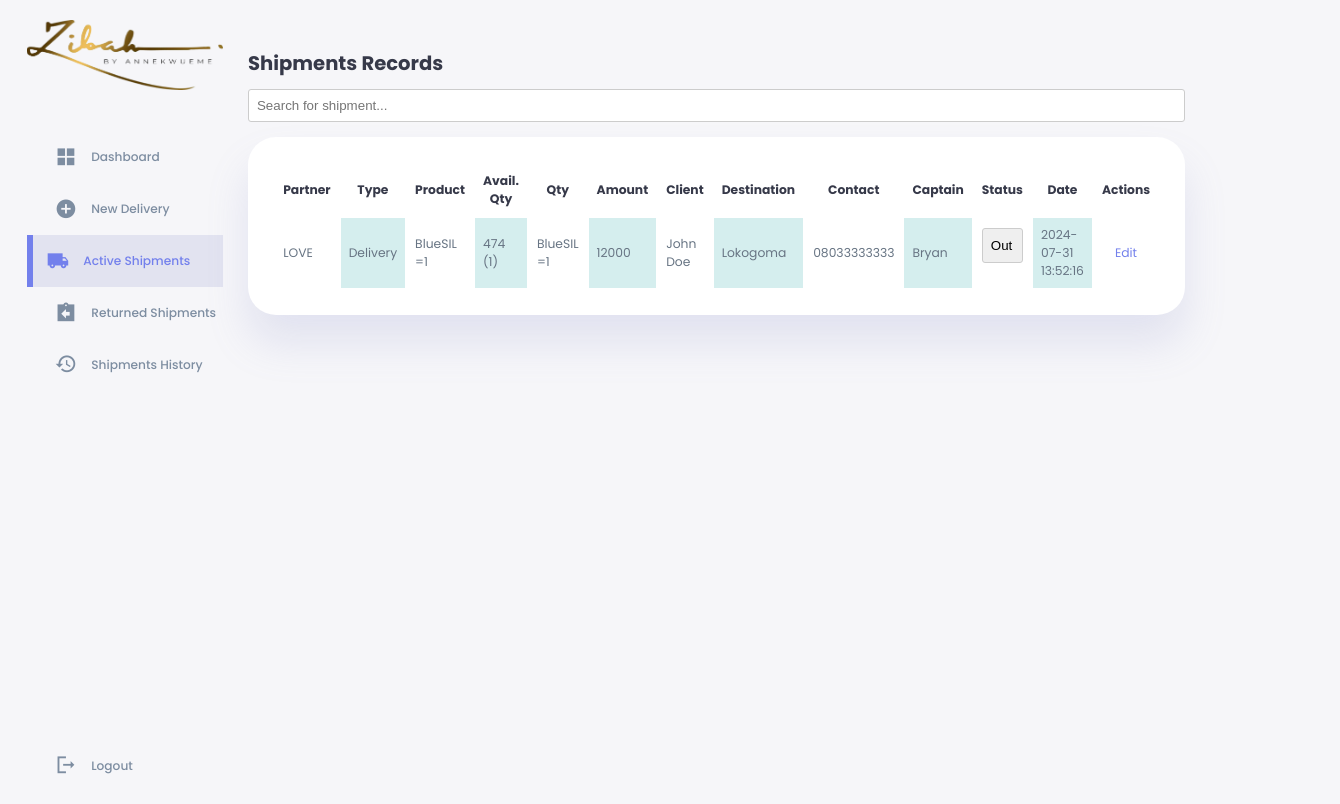
The page /records.php on the database as committed earlier.
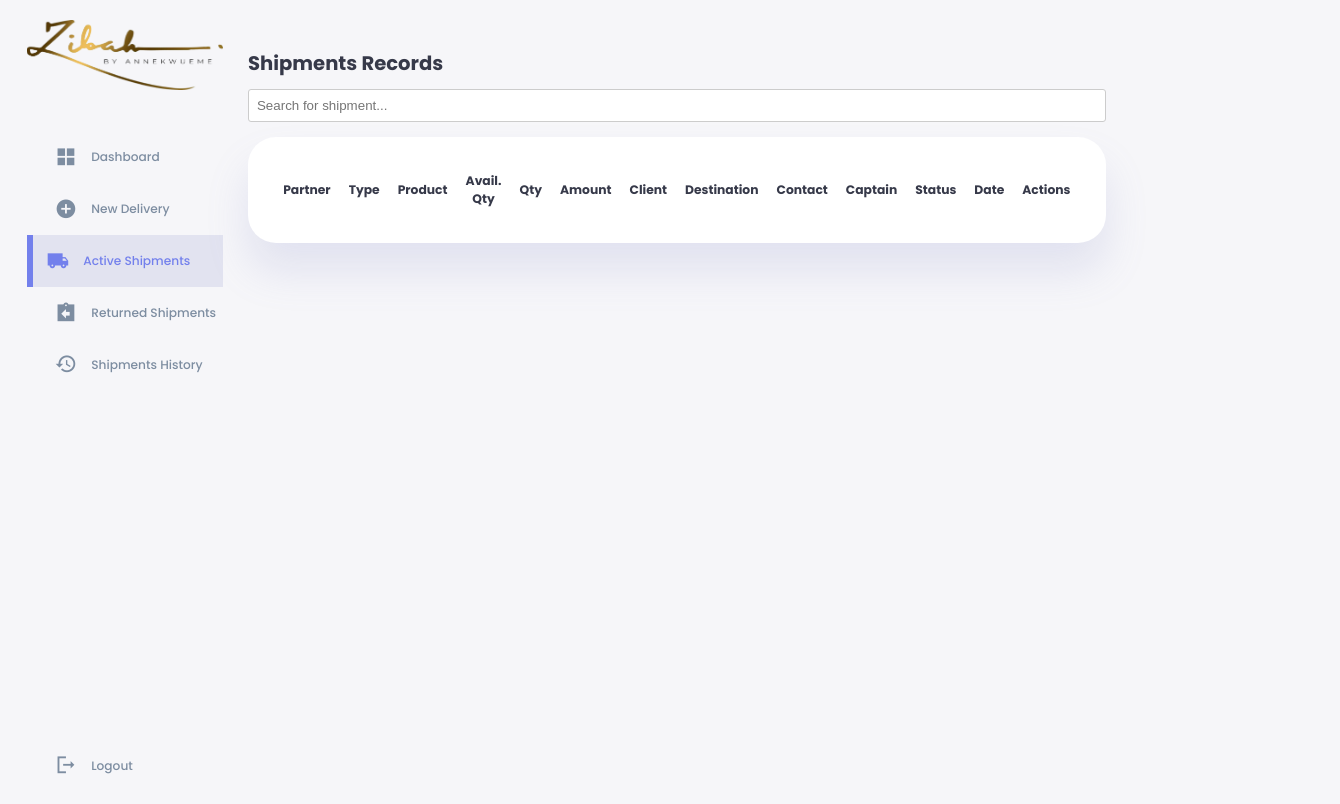
The same page on the database as committed later.
### tables this page shows
CREATE TABLE `gbigbe` (
  `id` int(11) NOT NULL,
  `partner` varchar(100) NOT NULL,
  `shipmentType` varchar(100) NOT NULL,
  `product` varchar(255) NOT NULL,
  `availableUnit` varchar(100) NOT NULL,
  `quantity` varchar(100) NOT NULL,
  `unitPrice` varchar(100) NOT NULL,
  `amount` int(100) NOT NULL,
  `customersName` varchar(100) NOT NULL,
  `SOD` varchar(100) NOT NULL,
  `destination` varchar(100) NOT NULL,
  `customerContact` varchar(100) NOT NULL,
  `captain` varchar(100) NOT NULL,
  `status` varchar(100) NOT NULL,
  `paymentMethod` varchar(100) NOT NULL,
  `date` timestamp NOT NULL DEFAULT current_timestamp() ON UPDATE current_timestamp(),
  `partnerRemitance` varchar(255) NOT NULL DEFAULT 'rara',
  `accCaptain` varchar(100) NOT NULL,
  `accPartner` varchar(100) NOT NULL,
  `partnerReward` varchar(100) NOT NULL,
  `deliveryFee` varchar(100) NOT NULL,
  `riderReward` varchar(100) NOT NULL,
  `profitReward` varchar(100) NOT NULL,
  `partnerPayStatus` varchar(100) NOT NULL,
  `captainPayStatus` varchar(100) NOT NULL,
  `returnReason` varchar(255) NOT NULL,
  `remitanceKind` varchar(100) NOT NULL DEFAULT 'NORMs',
  `payID` varchar(100) NOT NULL,
  `payID1` varchar(255) NOT NULL,
  `payID2` varchar(255) NOT NULL,
  `payID3` varchar(255) NOT NULL,
  `payID4` varchar(100) NOT NULL
);

### records.php (the view, shortened to what this page needs)
<!DOCTYPE html>
<html lang="en">
<head>
    <link rel="stylesheet" href="css/styl.css">
</head>
<body>
    <div class="container">
        <aside>
            <div class="top">
                <div class="logo">
                    <img src="./images/logo.png">
                </div>
            </div>
            <div class="sideBar">
                <a href="index.php">
                    <span class="material-icons-sharp">grid_view</span>
                    <h3>Dashboard</h3>
                </a>
                <a href="gbigbeTitun.php">
                    <span class="material-icons-sharp">add_circle</span>
                    <h3>New Delivery</h3>
                </a>
                <a href="records.php" class="active">
                    <span class="material-icons-sharp">local_shipping</span>
                    <h3>Active Shipments</h3>
                </a>
                <a href="dapada.php">
                    <span class="material-icons-sharp">assignment_return</span>
                    <h3>Returned Shipments</h3>
                </a>
                <a href="awe.php">
                    <span class="material-icons-sharp">history</span>
                    <h3>Shipments History</h3>
                </a>
                <a href="../logout.php">
                    <span class="material-icons-sharp">logout</span>
                    <h3>Logout</h3>
                </a>
            </div>
        </aside>
        <main>
            <div class="recent-sales">
                <h2>Shipments Records</h2>
                <input type="text" id="filterInput" placeholder="Search for shipment..." onkeyup="filterTable()">
                <table id="shipmentTable" style="width: 100%;">
                    <thead>
                        <tr>
                            <th>Partner</th>
                            <th>Type</th>
                            <th>Product</th>
                            <th>Avail. Qty</th>
                            <th>Qty</th>
                            <th>Amount</th>
                            <th>Client</th>
                            <th>Destination</th>
                            <th>Contact</th>
                            <th>Captain</th>
                            <th>Status</th>
                            <th>Date</th>
                            <th>Actions</th>
                        </tr>
                    </thead>
                    <tbody id="table-body">
                        <?php
                        require '../config.php';
                        $query = mysqli_query($conn, "SELECT id, partner, shipmentType, product, availableUnit, quantity, unitPrice, amount, customersName, destination, customerContact, captain, status, paymentMethod, date  FROM gbigbe WHERE status ='pending' ORDER BY partner DESC ");
                        while ($row = mysqli_fetch_array($query)) {
                            $id =$row['id'];
                            $partner = $row['partner'];
                            $shipmentType = $row['shipmentType'];
                            $product = $row['product'];
                            $availableUnit = $row['availableUnit'];
                            $quantity = $row['quantity'];
                            $amount = $row['amount'];
                            $customersName = $row['customersName'];
                            $destination = $row['destination'];
                            $customerContact = $row['customerContact'];
                            $captain = $row['captain'];
                            $status = $row['status'];
                            $date = $row['date'];
                            ?>
                        <tr>
                            <td><?php echo $partner; ?></td>
                            <td><?php echo $shipmentType; ?></td>
                            <td><?php echo $product; ?></td>
                            <td><?php echo $availableUnit; ?></td>
                            <td><?php echo $quantity; ?></td>
                            <td><?php echo $amount; ?></td>
                            <td><?php echo $customersName; ?></td>
                            <td><?php echo $destination; ?></td>
                            <td><?php echo $customerContact; ?></td>
                            <td><?php echo $captain; ?></td>
                            <td>
                                 <select class="status-dropdown" data-id="<?php echo $row['id']; ?>" data-partner="<?php echo $partner; ?>"
                                    data-product="<?php echo $product; ?>" data-quantity="<?php echo $quantity; ?>">
                                    <option value="Pending" <?php if ($status == 'Pending')
                                        echo 'selected'; ?>>Out for delivery</option>
                                </select>
                            </td>
                            <td><?php echo $date; ?></td>
                            <td><a href="tunojadase.php?rira=<?php echo urlencode($id); ?>&id=<?php echo urlencode($partner); ?>">Edit</a></td>
                        </tr>
                        <?php } ?>
                    </tbody>
                </table>
        </main>
        <div class="right">
            <div class="top">
            </div>
        </div>
    </div>
</body>
</html>

### abojuto/css/styl.css (style rules this page uses)
:root { --color-primary: #7380ec; --color-compel: #ff7782; --color-success: #41f1b6; --color-warning: #ffbb55; --color-white: #fff; --color-info-dark: #7d8da1; --color-info-light: #dce1eb; --color-dark: #363949; --color-light: rgba(132, 139, 200, 0.18); --col5or-primary-variant: #111e88; --color-dark-variant: #677483; --color-background: #f6f6f9; --card-border-radius: 2rem; --border-radius-1: 0.4rem; --border-radius-2: 0.8rem; --border-radius-3: 1.2rem; --card-padding: 1.8rem; --padding-1: 1.2rem; --box-shadow: 0 2rem 3rem var(--color-light); }
* { margin: 0; padding: 0; outline: 0; appearance: none; border: 0; text-decoration: none; list-style: none; box-sizing: border-box; }
html { font-size: 14px; }
body { width: 100vw; height: 100vh; font-family: poppins, sans-serif; font-size: 0.88rem; background: var(--color-background); user-select: none; overflow-x: hidden; color: var(--color-dark); }
.container { display: grid; width: 96%; margin: 0 auto; gap: 1.8rem; grid-template-columns: 14rem auto 23rem; }
a { color: var(--color-dark); }
img { display: block; width: 100%; }
h2 { font-size: 1.4rem; }
h3 { font-size: 0.87rem; }
aside { height: 100vh; }
aside .top { display: flex; align-items: center; justify-content: space-between; margin-top: 1.4rem; }
aside .logo { display: flex; gap: 0.8rem; }
aside .logo img { width: 14rem; height: 5rem; }
aside .sideBar { display: flex; flex-direction: column; height: 86vh; position: relative; top: 3rem; }
aside h3 { font-weight: 500; }
aside .sideBar a { display: flex; color: var(--color-info-dark); margin-left: 2rem; gap: 1rem; align-items: center; position: relative; height: 3.7rem; transition: all 300ms ease; }
aside .sideBar a span { font-size: 1.6rem; transition: all 300ms ease; }
aside .sideBar a:last-child { position: absolute; bottom: 2rem; width: 100%; }
aside .sideBar a.active { background: var(--color-light); color: var(--color-primary); margin-left: 0; }
aside .sideBar a.active::before { content: ""; width: 6px; height: 100%; background: var(--color-primary); }
aside .sideBar a.active span { color: var(--color-primary); margin-left: calc(1rem-6px); }
main { margin-top: 1.4rem; }
main .recent-sales { margin-top: 2rem; }
main .recent-sales h2 { margin-bottom: 0.8rem; }
main .recent-sales table { background: var(--color-white); width: 100%; border-radius: var(--card-border-radius); padding: var(--card-padding); text-align: center; box-shadow: var(--box-shadow); transition: all 300ms ease; }
input[type="text"], input[type="date"] { flex-basis: 33.33%; width: 100%; padding: 5px; border: 1px solid #ccc; border-radius: 4px; }
input[type="text"], input[type="email"], select { width: 100%; padding: 8px; margin-bottom: 15px; border: 1px solid #ccc; border-radius: 3px; }
.right { margin-top: 1rem; }
.right .top { display: flex; justify-content: end; gap: 2rem; }
main table tbody td { height: 2.8rem; border-bottom: 1px solid var(--color-light); color: var(--color-dark-variant); text-align: left; }
main table tbody tr:last-child td { border: none; }
main .recent-sales a { text-align: center; display: block; margin: 1rem auto; color: var(--color-primary); }
select { height: 35px; }

### records.php (style rules this page uses)
table, th, td { padding: 8px; }
td:nth-child(even) { background-color: rgba(150, 212, 212, 0.4); }

Rows that differ between the two databases and show on the page:
removed gbigbe: partner "LOVE", shipmentType "Delivery", product "BlueSIL =1", availableUnit "474 (1)", quantity "BlueSIL =1", amount "12000", customersName "John Doe", destination "Lokogoma", customerContact "08033333333", captain "Bryan", status+id+partner "Out for delivery", date "2024-07-31 13:52:16"
